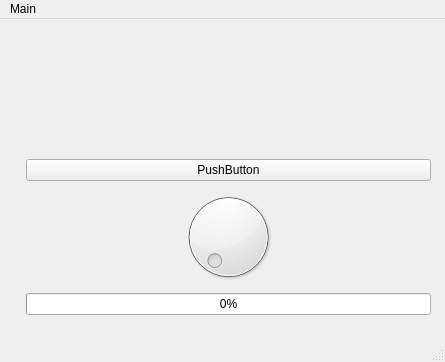
<?xml version="1.0" encoding="UTF-8"?>
<ui version="4.0">
 <class>MainWindow</class>
 <widget class="QMainWindow" name="MainWindow">
  <property name="geometry">
   <rect>
    <x>0</x>
    <y>0</y>
    <width>445</width>
    <height>362</height>
   </rect>
  </property>
  <property name="windowTitle">
   <string>MainWindow</string>
  </property>
  <widget class="QWidget" name="centralwidget">
   <widget class="QWidget" name="formLayoutWidget">
    <property name="geometry">
     <rect>
      <x>20</x>
      <y>140</y>
      <width>411</width>
      <height>181</height>
     </rect>
    </property>
    <layout class="QFormLayout" name="formLayout">
     <item row="2" column="1">
      <widget class="QDial" name="dial"/>
     </item>
     <item row="1" column="1">
      <widget class="QPushButton" name="pushButton">
       <property name="text">
        <string>PushButton</string>
       </property>
      </widget>
     </item>
     <item row="3" column="1">
      <widget class="QProgressBar" name="progressBar">
       <property name="value">
        <number>0</number>
       </property>
      </widget>
     </item>
    </layout>
   </widget>
  </widget>
  <widget class="QMenuBar" name="menubar">
   <property name="geometry">
    <rect>
     <x>0</x>
     <y>0</y>
     <width>445</width>
     <height>21</height>
    </rect>
   </property>
   <widget class="QMenu" name="menuMain">
    <property name="title">
     <string>Main</string>
    </property>
   </widget>
   <addaction name="menuMain"/>
  </widget>
  <widget class="QStatusBar" name="statusbar"/>
 </widget>
 <resources/>
 <connections/>
</ui>
